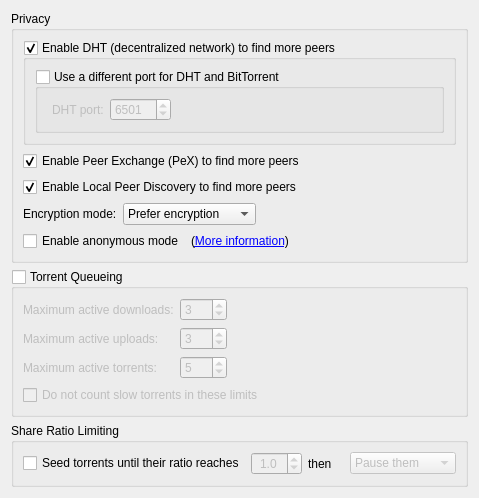
          <widget class="QWidget" name="scrollAreaWidgetContents_4">
           <property name="geometry">
            <rect>
             <x>0</x>
             <y>0</y>
             <width>479</width>
             <height>434</height>
            </rect>
           </property>
           <layout class="QVBoxLayout" name="verticalLayout_7">
            <item>
             <widget class="QGroupBox" name="AddBTFeaturesBox">
              <property name="title">
               <string>Privacy</string>
              </property>
              <layout class="QVBoxLayout" name="verticalLayout_14">
               <item>
                <widget class="QGroupBox" name="checkDHT">
                 <property name="title">
                  <string>Enable DHT (decentralized network) to find more peers</string>
                 </property>
                 <property name="checkable">
                  <bool>true</bool>
                 </property>
                 <layout class="QVBoxLayout" name="verticalLayout_18">
                  <item>
                   <widget class="QGroupBox" name="checkDifferentDHTPort">
                    <property name="title">
                     <string>Use a different port for DHT and BitTorrent</string>
                    </property>
                    <property name="checkable">
                     <bool>true</bool>
                    </property>
                    <property name="checked">
                     <bool>false</bool>
                    </property>
                    <layout class="QVBoxLayout" name="verticalLayout_17">
                     <property name="bottomMargin">
                      <number>9</number>
                     </property>
                     <item>
                      <layout class="QHBoxLayout" name="horizontalLayout_8">
                       <property name="leftMargin">
                        <number>5</number>
                       </property>
                       <item>
                        <widget class="QLabel" name="dh_port_lbl">
                         <property name="text">
                          <string>DHT port:</string>
                         </property>
                        </widget>
                       </item>
                       <item>
                        <widget class="QSpinBox" name="spinDHTPort">
                         <property name="minimum">
                          <number>1</number>
                         </property>
                         <property name="maximum">
                          <number>65525</number>
                         </property>
                         <property name="value">
                          <number>6501</number>
                         </property>
                        </widget>
                       </item>
                       <item>
                        <spacer name="horizontalSpacer_5">
                         <property name="orientation">
                          <enum>Qt::Horizontal</enum>
                         </property>
                         <property name="sizeHint" stdset="0">
                          <size>
                           <width>40</width>
                           <height>20</height>
                          </size>
                         </property>
                        </spacer>
                       </item>
                      </layout>
                     </item>
                    </layout>
                   </widget>
                  </item>
                 </layout>
                </widget>
               </item>
               <item>
                <widget class="QCheckBox" name="checkPeX">
                 <property name="toolTip">
                  <string>Exchange peers with compatible Bittorrent clients (µTorrent, Vuze, ...)</string>
                 </property>
                 <property name="text">
                  <string>Enable Peer Exchange (PeX) to find more peers</string>
                 </property>
                 <property name="checked">
                  <bool>true</bool>
                 </property>
                </widget>
               </item>
               <item>
                <widget class="QCheckBox" name="checkLSD">
                 <property name="toolTip">
                  <string>Look for peers on your local network</string>
                 </property>
                 <property name="text">
                  <string>Enable Local Peer Discovery to find more peers</string>
                 </property>
                 <property name="checked">
                  <bool>true</bool>
                 </property>
                </widget>
               </item>
               <item>
                <layout class="QHBoxLayout">
                 <item>
                  <widget class="QLabel" name="lbl_encryption">
                   <property name="text">
                    <string>Encryption mode:</string>
                   </property>
                  </widget>
                 </item>
                 <item>
                  <widget class="QComboBox" name="comboEncryption">
                   <item>
                    <property name="text">
                     <string>Prefer encryption</string>
                    </property>
                   </item>
                   <item>
                    <property name="text">
                     <string>Require encryption</string>
                    </property>
                   </item>
                   <item>
                    <property name="text">
                     <string>Disable encryption</string>
                    </property>
                   </item>
                  </widget>
                 </item>
                 <item>
                  <spacer>
                   <property name="orientation">
                    <enum>Qt::Horizontal</enum>
                   </property>
                   <property name="sizeHint" stdset="0">
                    <size>
                     <width>40</width>
                     <height>20</height>
                    </size>
                   </property>
                  </spacer>
                 </item>
                </layout>
               </item>
               <item>
                <layout class="QHBoxLayout" name="horizontalLayout_6">
                 <item>
                  <widget class="QCheckBox" name="checkAnonymousMode">
                   <property name="text">
                    <string>Enable anonymous mode</string>
                   </property>
                  </widget>
                 </item>
                 <item>
                  <widget class="QLabel" name="label_anonymous">
                   <property name="text">
                    <string> (&lt;a href=&quot;http://github.com/qbittorrent/qBittorrent/wiki/Anonymous-Mode&quot;&gt;More information&lt;/a&gt;)</string>
                   </property>
                  </widget>
                 </item>
                 <item>
                  <spacer name="horizontalSpacer_14">
                   <property name="orientation">
                    <enum>Qt::Horizontal</enum>
                   </property>
                   <property name="sizeHint" stdset="0">
                    <size>
                     <width>40</width>
                     <height>20</height>
                    </size>
                   </property>
                  </spacer>
                 </item>
                </layout>
               </item>
              </layout>
             </widget>
            </item>
            <item>
             <widget class="QGroupBox" name="checkEnableQueueing">
              <property name="title">
               <string>Torrent Queueing</string>
              </property>
              <property name="checkable">
               <bool>true</bool>
              </property>
              <property name="checked">
               <bool>false</bool>
              </property>
              <layout class="QGridLayout" name="gridLayout_2">
               <property name="bottomMargin">
                <number>9</number>
               </property>
               <item row="0" column="0">
                <widget class="QLabel" name="label_max_active_dl">
                 <property name="text">
                  <string>Maximum active downloads:</string>
                 </property>
                </widget>
               </item>
               <item row="0" column="1">
                <widget class="QSpinBox" name="spinMaxActiveDownloads">
                 <property name="minimum">
                  <number>-1</number>
                 </property>
                 <property name="maximum">
                  <number>999</number>
                 </property>
                 <property name="value">
                  <number>3</number>
                 </property>
                </widget>
               </item>
               <item row="1" column="0">
                <widget class="QLabel" name="label_max_active_up">
                 <property name="text">
                  <string>Maximum active uploads:</string>
                 </property>
                </widget>
               </item>
               <item row="1" column="1">
                <widget class="QSpinBox" name="spinMaxActiveUploads">
                 <property name="minimum">
                  <number>-1</number>
                 </property>
                 <property name="maximum">
                  <number>999</number>
                 </property>
                 <property name="value">
                  <number>3</number>
                 </property>
                </widget>
               </item>
               <item row="2" column="0">
                <widget class="QLabel" name="maxActiveTorrents_lbl">
                 <property name="text">
                  <string>Maximum active torrents:</string>
                 </property>
                </widget>
               </item>
               <item row="2" column="1">
                <widget class="QSpinBox" name="spinMaxActiveTorrents">
                 <property name="minimum">
                  <number>-1</number>
                 </property>
                 <property name="maximum">
                  <number>999</number>
                 </property>
                 <property name="value">
                  <number>5</number>
                 </property>
                </widget>
               </item>
               <item row="1" column="2">
                <spacer name="horizontalSpacer_2">
                 <property name="orientation">
                  <enum>Qt::Horizontal</enum>
                 </property>
                 <property name="sizeHint" stdset="0">
                  <size>
                   <width>40</width>
                   <height>20</height>
                  </size>
                 </property>
                </spacer>
               </item>
               <item row="0" column="2">
                <spacer name="horizontalSpacer_7">
                 <property name="orientation">
                  <enum>Qt::Horizontal</enum>
                 </property>
                 <property name="sizeHint" stdset="0">
                  <size>
                   <width>40</width>
                   <height>20</height>
                  </size>
                 </property>
                </spacer>
               </item>
               <item row="2" column="2">
                <spacer name="horizontalSpacer_11">
                 <property name="orientation">
                  <enum>Qt::Horizontal</enum>
                 </property>
                 <property name="sizeHint" stdset="0">
                  <size>
                   <width>40</width>
                   <height>20</height>
                  </size>
                 </property>
                </spacer>
               </item>
               <item row="3" column="0" colspan="3">
                <widget class="QCheckBox" name="checkIgnoreSlowTorrentsForQueueing">
                 <property name="text">
                  <string>Do not count slow torrents in these limits</string>
                 </property>
                </widget>
               </item>
              </layout>
             </widget>
            </item>
            <item>
             <widget class="QGroupBox" name="ratioBox">
              <property name="title">
               <string>Share Ratio Limiting</string>
              </property>
              <layout class="QVBoxLayout">
               <property name="bottomMargin">
                <number>9</number>
               </property>
               <item>
                <layout class="QHBoxLayout">
                 <item>
                  <widget class="QCheckBox" name="checkMaxRatio">
                   <property name="text">
                    <string>Seed torrents until their ratio reaches</string>
                   </property>
                  </widget>
                 </item>
                 <item>
                  <widget class="QDoubleSpinBox" name="spinMaxRatio">
                   <property name="enabled">
                    <bool>false</bool>
                   </property>
                   <property name="alignment">
                    <set>Qt::AlignHCenter</set>
                   </property>
                   <property name="decimals">
                    <number>1</number>
                   </property>
                   <property name="minimum">
                    <double>0.000000000000000</double>
                   </property>
                   <property name="maximum">
                    <double>20.000000000000000</double>
                   </property>
                   <property name="singleStep">
                    <double>0.050000000000000</double>
                   </property>
                   <property name="value">
                    <double>1.000000000000000</double>
                   </property>
                  </widget>
                 </item>
                 <item>
                  <widget class="QLabel" name="label">
                   <property name="text">
                    <string>then</string>
                   </property>
                  </widget>
                 </item>
                 <item>
                  <widget class="QComboBox" name="comboRatioLimitAct">
                   <property name="enabled">
                    <bool>false</bool>
                   </property>
                   <item>
                    <property name="text">
                     <string>Pause them</string>
                    </property>
                   </item>
                   <item>
                    <property name="text">
                     <string>Remove them</string>
                    </property>
                   </item>
                  </widget>
                 </item>
                </layout>
               </item>
              </layout>
             </widget>
            </item>
            <item>
             <spacer name="verticalSpacer_8">
              <property name="orientation">
               <enum>Qt::Vertical</enum>
              </property>
              <property name="sizeHint" stdset="0">
               <size>
                <width>20</width>
                <height>40</height>
               </size>
              </property>
             </spacer>
            </item>
           </layout>
          </widget>
